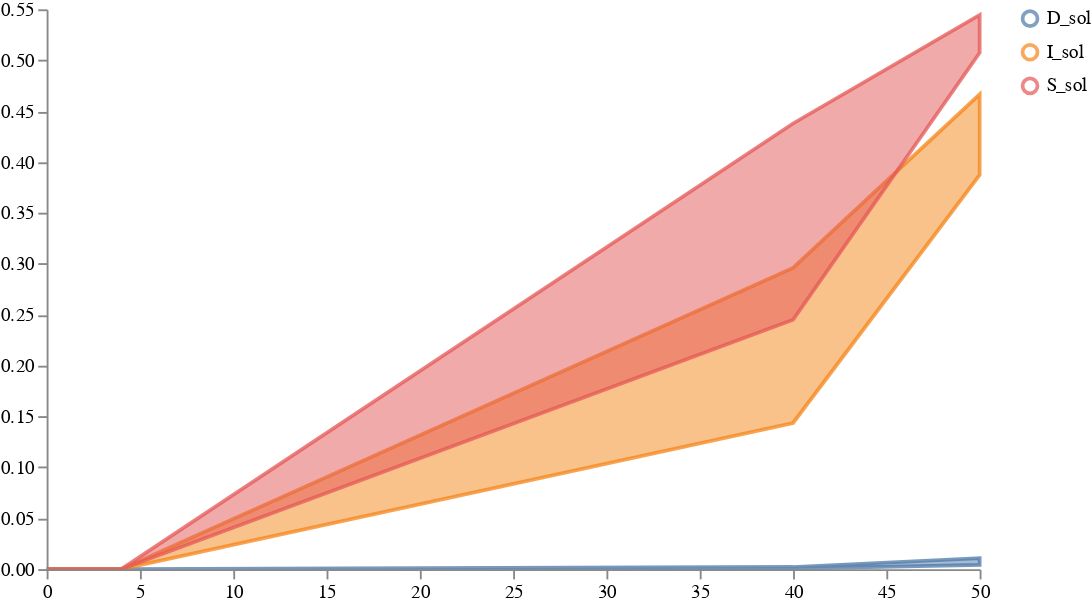

Write notebook code for a chart like this one.
### Code cell
result = load_and_sample_petri_ensemble(
    ASKENET_PATHS, weights, solution_mappings, num_samples, timepoints,
    time_unit="days", visual_options={"subset":".*_sol"}
)

plots.ipy_display(result["visual"])

### Figure 1 — Vega specification as saved in the notebook (floating-point values rounded to 4 significant figures)
{"$schema": "https://vega.github.io/schema/vega/v5.json", "axes": [{"name": "x_axis", "orient": "bottom", "scale": "xscale", "zindex": 100}, {"name": "y_axis", "orient": "left", "scale": "yscale", "zindex": 100}], "data": [{"name": "distributions", "values": [{"lower": 4.856e-32, "timepoint": 0, "trajectory": "D_sol", "upper": 6.478e-32}, {"lower": 1.913e-11, "timepoint": 1, "trajectory": "D_sol", "upper": 2.257e-11}, {"lower": 1.449e-10, "timepoint": 2, "trajectory": "D_sol", "upper": 1.751e-10}, {"lower": 5.094e-10, "timepoint": 3, "trajectory": "D_sol", "upper": 6.384e-10}, {"lower": 1.294e-09, "timepoint": 4, "trajectory": "D_sol", "upper": 1.681e-09}, {"lower": 0.0005989, "timepoint": 40, "trajectory": "D_sol", "upper": 0.002103}, {"lower": 0.004118, "timepoint": 50, "trajectory": "D_sol", "upper": 0.0107}, {"lower": 3.333e-08, "timepoint": 0, "trajectory": "I_sol", "upper": 3.333e-08}, {"lower": 1.849e-07, "timepoint": 1, "trajectory": "I_sol", "upper": 1.89e-07}, {"lower": 5.531e-07, "timepoint": 2, "trajectory": "I_sol", "upper": 5.732e-07}, {"lower": 1.158e-06, "timepoint": 3, "trajectory": "I_sol", "upper": 1.229e-06}, {"lower": 2.048e-06, "timepoint": 4, "trajectory": "I_sol", "upper": 2.237e-06}, {"lower": 0.1436, "timepoint": 40, "trajectory": "I_sol", "upper": 0.2959}, {"lower": 0.3873, "timepoint": 50, "trajectory": "I_sol", "upper": 0.4665}, {"lower": 3.667e-07, "timepoint": 0, "trajectory": "S_sol", "upper": 3.667e-07}, {"lower": 1.042e-06, "timepoint": 1, "trajectory": "S_sol", "upper": 1.081e-06}, {"lower": 2.051e-06, "timepoint": 2, "trajectory": "S_sol", "upper": 2.175e-06}, {"lower": 3.475e-06, "timepoint": 3, "trajectory": "S_sol", "upper": 3.785e-06}, {"lower": 5.44e-06, "timepoint": 4, "trajectory": "S_sol", "upper": 6.115e-06}, {"lower": 0.245, "timepoint": 40, "trajectory": "S_sol", "upper": 0.4378}, {"lower": 0.5073, "timepoint": 50, "trajectory": "S_sol", "upper": 0.5446}]}, {"name": "traces", "transform": [{"expr": "isValid(datum.value)", "type": "filter"}], "values": []}, {"name": "points", "values": []}, {"name": "markers", "values": []}, {"name": "selected", "on": [{"remove": true, "trigger": "clear"}, {"remove": true, "trigger": "!shift"}, {"insert": "clicked", "trigger": "!shift && clicked"}, {"toggle": "clicked", "trigger": "shift && clicked"}]}], "height": 300, "legends": [{"encode": {"labels": {"interactive": true, "name": "legendLabel", "update": {"opacity": [{"test": "!length(data('selected')) || indata('selected', 'value', datum.value)", "value": 1}, {"value": 0.25}]}}, "symbols": {"interactive": true, "name": "legendSymbol", "update": {"fill": {"value": "transparent"}, "opacity": [{"test": "!length(data('selected')) || indata('selected', 'value', datum.value)", "value": 0.7}, {"value": 0.15}], "size": {"value": 64}, "strokeWidth": {"value": 2}}}}, "name": "color_legend", "stroke": "color"}], "marks": [{"from": {"facet": {"data": "points", "groupby": "trajectory", "name": "points_split"}}, "marks": [{"encode": {"hover": {"fillOpacity": {"value": 0.9}}, "update": {"fill": {"field": "trajectory", "scale": "color"}, "fillOpacity": [{"test": "!length(data('selected')) || indata('selected', 'value', datum.trajectory)", "value": 0.5}, {"value": 0.15}], "size": {"value": 10}, "stroke": {"field": "trajectory", "scale": "color"}, "strokeOpacity": [{"test": "!length(data('selected')) || indata('selected', 'value', datum.trajectory)", "value": 0.75}, {"value": 0.15}], "strokeWidth": {"value": 2}, "tooltip": {"field": "value"}, "x": {"field": "timepoint", "scale": "xscale"}, "y": {"field": "value", "scale": "yscale"}}}, "from": {"data": "points"}, "name": "_points_symbol", "type": "symbol", "zindex": 3}, {"encode": {"hover": {"fillOpacity": {"value": 0.9}}, "update": {"interpolate": {"value": "linear"}, "stroke": {"field": "trajectory", "scale": "color"}, "strokeOpacity": [{"test": "!length(data('selected')) || indata('selected', 'value', datum.trajectory)", "value": 0.3}, {"value": 0.1}], "strokeWidth": {"value": 2}, "x": {"field": "timepoint", "scale": "xscale"}, "y": {"field": "value", "scale": "yscale"}}}, "from": {"data": "points"}, "name": "_points_line", "type": "line", "zindex": 3}], "name": "_points", "type": "group", "zindex": 3}, {"from": {"facet": {"data": "traces", "groupby": "trajectory", "name": "traces_split"}}, "marks": [{"encode": {"hover": {"fillOpacity": {"value": 0.9}}, "update": {"interpolate": {"value": "linear"}, "stroke": {"field": "trajectory", "scale": "color"}, "strokeOpacity": [{"test": "!length(data('selected')) || indata('selected', 'value', datum.trajectory)", "value": 0.75}, {"value": 0.15}], "strokeWidth": {"value": 2}, "x": {"field": "timepoint", "scale": "xscale"}, "y": {"field": "value", "scale": "yscale"}}}, "from": {"data": "traces_split"}, "name": "_traces_lines", "type": "line"}], "name": "_traces", "type": "group", "zindex": 2}, {"from": {"facet": {"data": "distributions", "groupby": "trajectory", "name": "trajectory_split"}}, "marks": [{"encode": {"hover": {"fillOpacity": {"value": 0.9}}, "update": {"fill": {"field": "trajectory", "scale": "color"}, "fillOpacity": [{"test": "!length(data('selected')) || indata('selected', 'value', datum.trajectory)", "value": 0.5}, {"value": 0.15}], "interpolate": {"value": "linear"}, "stroke": {"field": "trajectory", "scale": "color"}, "strokeOpacity": [{"test": "!length(data('selected')) || indata('selected', 'value', datum.trajectory)", "value": 0.75}, {"value": 0.15}], "strokeWidth": {"value": 2}, "x": {"field": "timepoint", "scale": "xscale"}, "y": {"field": "upper", "scale": "yscale"}, "y2": {"field": "lower", "scale": "yscale"}}}, "from": {"data": "trajectory_split"}, "type": "area"}], "name": "_distributions", "type": "group", "zindex": 1}, {"marks": [{"encode": {"enter": {"stroke": {"value": "lightgray"}}, "update": {"opacity": {"value": 1}, "x": {"field": "timepoint", "scale": "xscale"}, "y": {"signal": "height"}, "y2": {"value": 0}}}, "from": {"data": "markers"}, "name": "_marker text", "type": "rule"}, {"encode": {"enter": {"fontSize": {"value": 8}, "text": {"field": "datum.label"}, "y": {"value": 0}}}, "from": {"data": "_marker text"}, "name": "_marker flags", "transform": [{"as": ["x", "_y", "opacity", "align", "baseline"], "lineAnchor": "start", "offset": [1], "size": {"signal": "[width, height]"}, "type": "label"}], "type": "text"}], "name": "_markers", "type": "group"}], "scales": [{"domain": {"fields": [{"data": "distributions", "field": "timepoint"}, {"data": "traces", "field": "timepoint"}, {"data": "points", "field": "timepoint"}, {"data": "markers", "field": "timepoint"}]}, "name": "xscale", "range": "width", "type": "linear", "zero": false}, {"domain": {"fields": [{"data": "distributions", "field": "lower"}, {"data": "distributions", "field": "upper"}, {"data": "traces", "field": "value"}, {"data": "points", "field": "value"}]}, "name": "yscale", "nice": true, "range": "height", "type": "linear", "zero": true}, {"domain": {"fields": [{"data": "distributions", "field": "trajectory"}, {"data": "traces", "field": "trajectory"}, {"data": "points", "field": "trajectory"}]}, "name": "color", "range": "category", "type": "ordinal"}], "signals": [{"name": "clear", "on": [{"events": "mouseup[!event.item]", "force": true, "update": "true"}], "value": true}, {"name": "shift", "on": [{"events": "@legendSymbol:click, @legendLabel:click", "force": true, "update": "event.shiftKey"}], "value": false}, {"name": "clicked", "on": [{"events": "@legendSymbol:click, @legendLabel:click", "force": true, "update": "{value: datum.value}"}], "value": null}], "width": 500}
